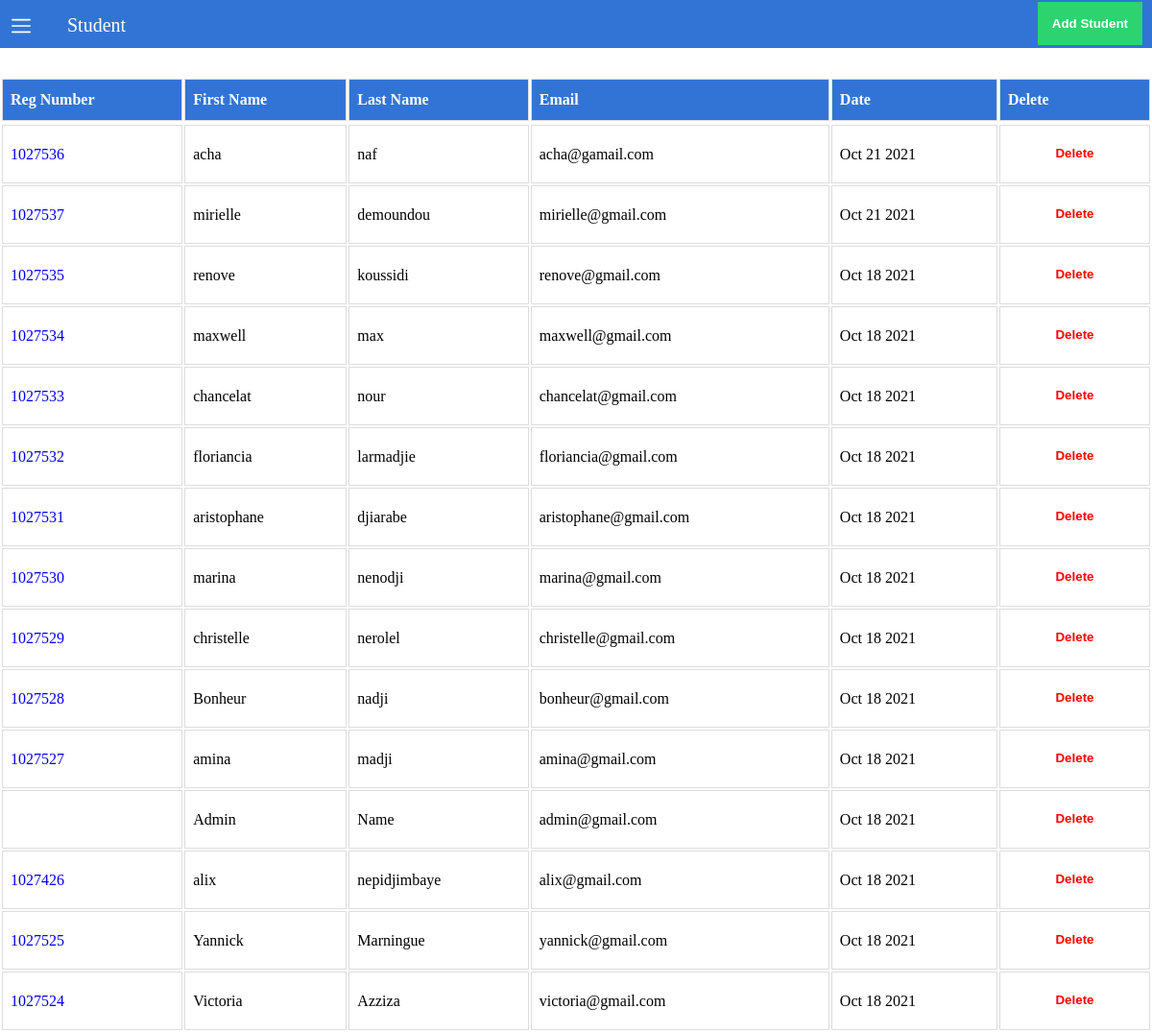
/student.php, run on the app's committed database.
### tables this page shows
CREATE TABLE `user` (
  `user_id` int(15) NOT NULL,
  `reg_number` int(15) DEFAULT NULL,
  `first_name` varchar(100) NOT NULL,
  `last_name` varchar(100) NOT NULL,
  `email` varchar(200) NOT NULL,
  `password` varchar(200) DEFAULT NULL,
  `created_at` timestamp NOT NULL DEFAULT current_timestamp()
);

### student.php (the view, shortened to what this page needs)
<?php
	require_once('db.php');
?>
  <!DOCTYPE html>
<html lang="en" dir="ltr">
<head>
    <link rel="stylesheet" href="css/dashboard.css">
</head>
<body>
<?php include('menu.php'); ?>
    <section class="banner">
        <div class="banner-left">
            Student
        </div>
    </section>
    <section>
        <button class="btn add-button">
            <a href="student-add.php" style="color: white;">
                Add Student</a>
        </button>
        <div>
            <?php  include("success.php"); ?><br>
        </div>
        <table id="customers">
            <tr>
                <th>Reg Number</th>
                <th>First Name</th>
                <th>Last Name</th>
                <th>Email</th>
                <th>Date</th>
                <th>Delete</th>
            <tr>
            <?php
                $studentQuery  = "SELECT * FROM user ORDER BY created_at DESC";
                $studentResult = mysqli_query($con, $studentQuery);
                while($row = $studentResult->fetch_assoc()) {
                    ?>
                        <tr>
                            <td><a href="student-update.php?id=<?php echo $row['user_id'] ?>"><?php echo $row['reg_number'] ?></a></td>
                            <td><?php echo $row['first_name'] ?></td>
                            <td><?php echo $row['last_name'] ?></td>
                            <td><?php echo $row['email'] ?></td>
                            <td><?php echo date('M d Y',strtotime($row['created_at'])) ?></td>
                            <td>
                            <form method="POST">
                                <input type="submit" style="background-color: transparent; color:red; margin-top:-2px;" name="deleteStudent" value="Delete">
                            </form>
                            </td>
                        </tr>
                    <?php
                }
            ?>
        </table>
    </section>
</body>
</html>

### css/dashboard.css (style rules this page uses)
.btn { padding: 15px; margin-top: 20px; background-color: #3274d6; border: 0; cursor: pointer; font-weight: bold; color: #ffffff; }
* { margin: 0; padding: 0; list-style: none; text-decoration: none; }
.banner { width: 100%; height: 50px; background: #3274d6; }
.banner-left { color: white; font-size: 20px; margin-left: 70px; padding-top:15px ; }
input[type="submit"] { width: 100%; padding: 15px; margin-top: 20px; background-color: #3274d6; border: 0; cursor: pointer; font-weight: bold; color: #ffffff; }
#customers { width: 100%; margin-top: 12px; }
#customers td, #customers th { border: 1px solid #ddd; padding: 8px; }
#customers th { padding-top: 12px; padding-bottom: 12px; text-align: left; background-color: #3274d6; color: white; }
.add-button { float: right; right: 10px; position: absolute; background-color: #2dd36f; margin-top: -48px; }

### data on the page
user: reg_number "1027536", first_name "acha", last_name "naf", email "acha@gamail.com", created_at "Oct 21 2021"
user: reg_number "1027537", first_name "mirielle", last_name "demoundou", email "mirielle@gmail.com", created_at "Oct 21 2021"
user: reg_number "1027535", first_name "renove", last_name "koussidi", email "renove@gmail.com", created_at "Oct 18 2021"
user: reg_number "1027534", first_name "maxwell", last_name "max", email "maxwell@gmail.com", created_at "Oct 18 2021"
user: reg_number "1027533", first_name "chancelat", last_name "nour", email "chancelat@gmail.com", created_at "Oct 18 2021"
user: reg_number "1027532", first_name "floriancia", last_name "larmadjie", email "floriancia@gmail.com", created_at "Oct 18 2021"
user: reg_number "1027531", first_name "aristophane", last_name "djiarabe", email "aristophane@gmail.com", created_at "Oct 18 2021"
user: reg_number "1027530", first_name "marina", last_name "nenodji", email "marina@gmail.com", created_at "Oct 18 2021"
user: reg_number "1027529", first_name "christelle", last_name "nerolel", email "christelle@gmail.com", created_at "Oct 18 2021"
user: reg_number "1027528", first_name "Bonheur", last_name "nadji", email "bonheur@gmail.com", created_at "Oct 18 2021"
user: reg_number "1027527", first_name "amina", last_name "madji", email "amina@gmail.com", created_at "Oct 18 2021"
user: first_name "Admin", last_name "Name", email "admin@gmail.com", created_at "Oct 18 2021"
user: reg_number "1027426", first_name "alix", last_name "nepidjimbaye", email "alix@gmail.com", created_at "Oct 18 2021"
user: reg_number "1027525", first_name "Yannick", last_name "Marningue", email "yannick@gmail.com", created_at "Oct 18 2021"
user: reg_number "1027524", first_name "Victoria", last_name "Azziza", email "victoria@gmail.com", created_at "Oct 18 2021"
